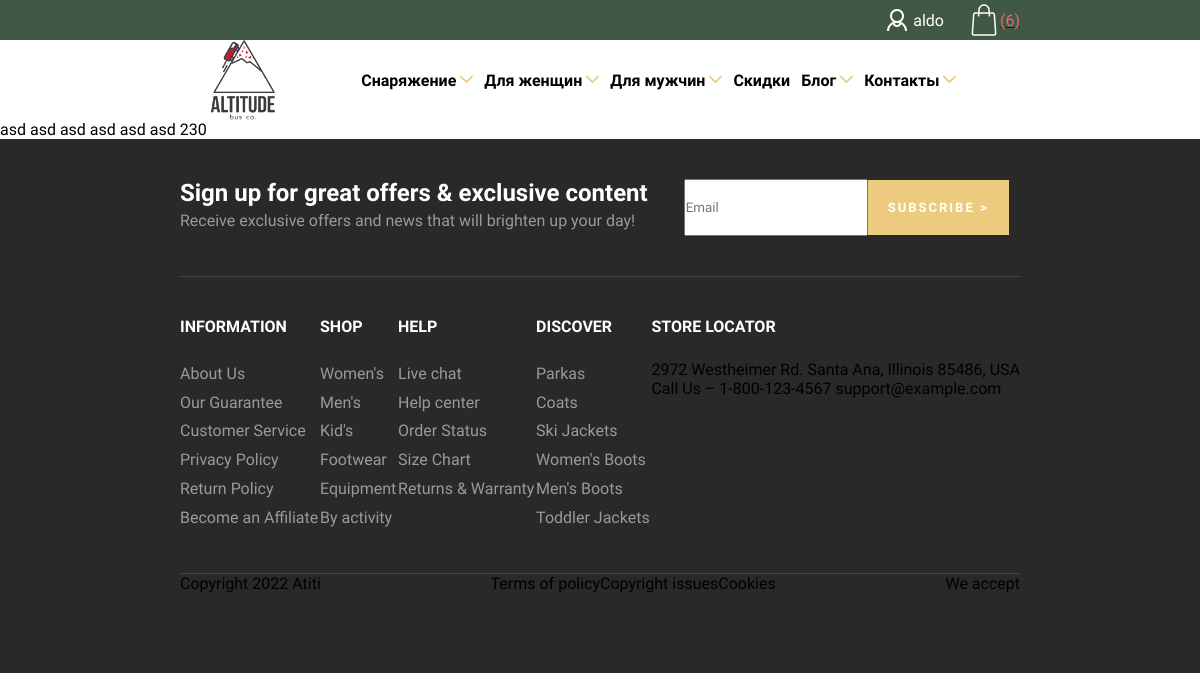
The app's page /cart/ (signed in), older data.
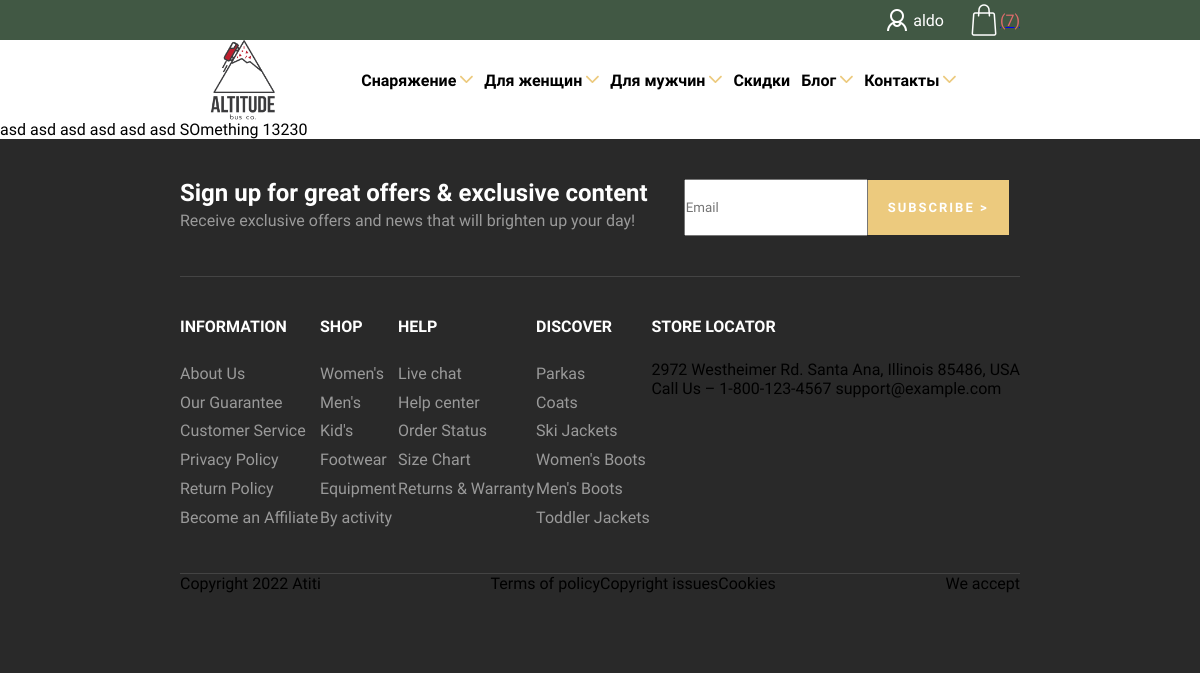
The same page, newer data.
### shop/models.py (models this page shows, shortened)
class Cart(models.Model):
    cart_owner = models.ForeignKey('shop.Customer', on_delete=models.CASCADE)
    product_item = models.ManyToManyField('shop.ProductCartItem', null=True, blank=True)
    def total_sum(self):
        total = 0
        for product_item in self.product_item.all():
            total += product_item.get_total_by_product()
        return total
    def get_all_products_in_cart(self):
        return self.product_item.all()
    def total_products_in_cart(self):
        return self.product_item.all().count()

class ProductCartItem(models.Model):
    product = models.ForeignKey('shop.Product', on_delete=models.CASCADE)
    quantity = models.IntegerField()
    def get_total_by_product(self):
        return self.quantity*self.product.price

class Product(models.Model):
    name = models.CharField(max_length=150, db_index=True)
    slug = models.CharField(max_length=150, db_index=True, unique=True)
    image = models.ImageField(upload_to='product/%Y/%m/%d', blank=True)
    image_on_hover = models.ImageField(upload_to='product/%Y/%m/%d', blank=True, null=True)
    description = models.TextField(max_length=1000, blank=True)
    price = models.IntegerField()
    available = models.BooleanField(default=True)
    created = models.DateTimeField(auto_now_add=True)
    uploaded = models.DateTimeField(auto_now=True)
    rating = models.FloatField(null=True, blank=True)
    people_voted = models.IntegerField(default=0)
    class Meta:
        ordering = ('name',)
        verbose_name = 'Товар'
        verbose_name_plural = 'Товары'
        index_together = (('id', 'slug'), )

### shop/views.py (the view)
# urls.py: path('cart/', cart_detail, name='cart_detail'),
def cart_detail(request: WSGIRequest) -> HttpResponse:
    customer = get_customer(request)
    context = {
        'customer': customer,
        'cart': customer.get_cart()
    }
    return render(request, 'shop/cart_page.html', context)

### shop/context_processors.py (called while the page is built)
def cart(request):
    cart_owner = get_customer(request)
    if cart_owner:
        cart_q = get_object_or_404(Cart, cart_owner=cart_owner)
        return {
            'cart': cart_q
        }
    return request

### shop/models.py (called while the page is built)
    def get_cart(self):
        return get_object_or_404(Cart, cart_owner=self)

### shop/service.py (called while the page is built)
def get_customer(request: WSGIRequest) -> Union[Customer, bool]:
    if isinstance(request.user, AnonymousUser):
        return False
    customer = get_object_or_404(Customer, user=request.user)
    return customer

### templates/shop/cart_page.html (shortened to what this page needs)
{% extends 'shop/base.html' %}
{% block content %}
    {% for product in cart.get_all_products_in_cart %}
        {{ product.product.name }}
    {% endfor %}
    {{ cart.total_sum }}
{% endblock content %}

### templates/shop/base.html (shortened to what this page needs)
<!DOCTYPE html>
{% load static %}
<html lang="en">
<head>
<link rel="stylesheet" href="{% static 'shop/base.css' %}">
</head>
<body>
<header>
    <div class="upper_header_row">
        <div class="flex_icon_n_user">
            <div class="user_icon"></div>
            {% if request.user.is_authenticated %}
            <p class="username_header actual">{{ user }}</p>
            {% else %}
            <a class="sign_in">Sign In / Register</a>
            {% endif %}
        </div>
    {% if user.is_authenticated %}
        <a href="{% url 'shop:cart_detail' %}" style="align-self: center">
        <div class="cart_icon_block">
            <div class="bag"></div>
            <p>({% if cart %}{{ cart.total_products_in_cart }}){% endif %}</p>
        </div>
        </a>
    {% endif %}
    </div>
    <div class="header_row">
        <a href="{% url 'shop:main_page' %}"><div id="logo"></div></a>
        <a class="header_p">Снаряжение <i class="chevron_bottom_header">
</i></a>
        <a class="header_p">Для женщин <i class="chevron_bottom_header">
</i></a>
        <a class="header_p">Для мужчин <i class="chevron_bottom_header">
</i></a>
        <a class="header_p">Скидки</a>
        <a class="header_p">Блог <i class="chevron_bottom_header">
</i></a>
        <a class="header_p">Контакты <i class="chevron_bottom_header">
</i></a>
    </div>
</header>
{% block content %}
{% endblock content %}
<footer>
<div>
    <div class="footer_first_block_wrapper">
        <div class="footer_flex_p">
            <p class="footer_p24">Sign up for great offers & exclusive content
</p>
            <p class="footer_p">Receive exclusive offers and news that will brighten up your day!
</p>
        </div>
        <div class="footer_flex_input">
        <input class="footer_input" placeholder="Email">
        <button class="footer_subscribe_button">SUBSCRIBE ></button>
            </div>
    </div>
    <div class="footer_second_block_wrapper">
        <div>
            <p class="footer_p_headline">INFORMATION</p>
            <div>
                <p class="footer_p">About Us</p>
                <p class="footer_p">Our Guarantee</p>
                <p class="footer_p">Customer Service</p>
                <p class="footer_p">Privacy Policy</p>
                <p class="footer_p">Return Policy</p>
                <p class="footer_p">Become an Affiliate</p>
            </div>
        </div>
        <div>  <p class="footer_p_headline">SHOP</p>
            <div>
                <p class="footer_p">Women's</p>
                <p class="footer_p">Men's</p>
                <p class="footer_p">Kid's</p>
                <p class="footer_p">Footwear</p>
                <p class="footer_p">Equipment</p>
                <p class="footer_p">By activity</p>
            </div></div>
        <div>  <p class="footer_p_headline">HELP</p>
            <div>
                <p class="footer_p">Live chat</p>
                <p class="footer_p">Help center</p>
                <p class="footer_p">Order Status</p>
                <p class="footer_p">Size Chart</p>
                <p class="footer_p">Returns & Warranty</p>
            </div></div>
        <div>  <p class="footer_p_headline">DISCOVER</p>
            <div>
                <p class="footer_p">Parkas</p>
                <p class="footer_p">Coats</p>
                <p class="footer_p">Ski Jackets</p>
                <p class="footer_p">Women's Boots</p>
                <p class="footer_p">Men's Boots</p>
                <p class="footer_p">Toddler Jackets</p>
            </div></div>
        <div>  <p class="footer_p_headline">STORE LOCATOR</p>
            <div>
                <p>2972 Westheimer Rd. Santa Ana,
Illinois 85486, USA</p>
            </div>
            <div>
                <p>Call Us – 1-800-123-4567  support@example.com</p>
            </div>
        </div>
    </div>
    <div class="footer_third_block_wrapper">
        <p>Copyright 2022 Atiti</p>
        <div class="papers_wrapper">
            <p>Terms of policy</p>
            <p>Copyright issues</p>
            <p>Cookies</p>
        </div>
        <div>
            <p>We accept</p>
        </div>
    </div>
</div>
</footer>
</body>
</html>

Row changes from the older to the newer data that the page shows:
computed for Cart: total_products_in_cart "6" → "7"; total_sum "230" → "13230"
added ProductCartItem: product.name "SOmething"
